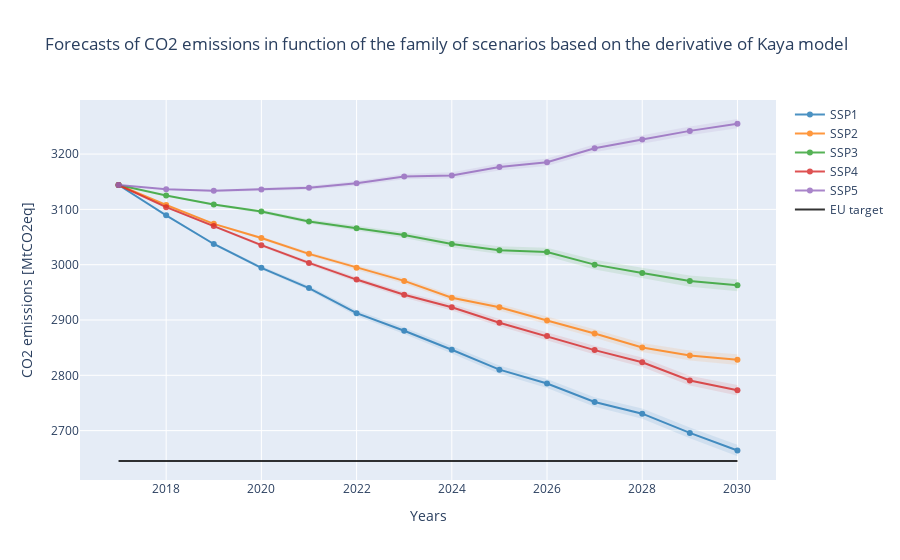

The code cell stored with this chart in its notebook:
### Markdown cell above
# RESULTS OF MONTE CARLO SIMULATION

### Code cell
samples = 10000
emi_kaya_norm = get_carbon_emissions('normal', show=True)
emi_kaya_tri = get_carbon_emissions('triangular', show=False)

samples = 5000
emi_kaya_norm_rates = get_carbon_emissions('normal', rates=True, show=False)
emi_kaya_tri_rates = get_carbon_emissions('triangular', rates=True, show=False)

real_proj = show_real_projections(file_real_proj, show=False)
show_goals([emi_kaya_norm, emi_kaya_norm_rates, real_proj],
           name = ['Kaya model', 'Derivative of Kaya model', 'Projection', 'Target'], show=False)

projection_vs_forecasts([emi_kaya_norm, emi_kaya_norm_rates, real_proj],
                        name=['Kaya model', 'Derivative of Kaya model', 'Projections'], show=False)
